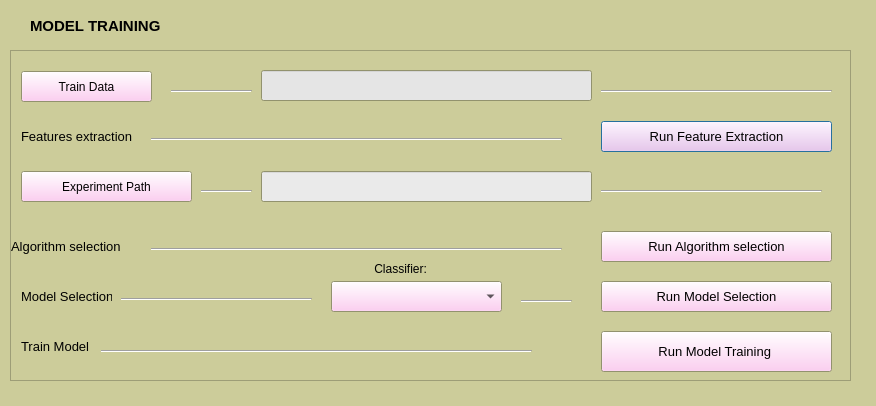
<?xml version="1.0" encoding="UTF-8"?>
<ui version="4.0">
 <class>Dialog</class>
 <widget class="QDialog" name="Dialog">
  <property name="geometry">
   <rect>
    <x>0</x>
    <y>0</y>
    <width>876</width>
    <height>406</height>
   </rect>
  </property>
  <property name="palette">
   <palette>
    <active>
     <colorrole role="Base">
      <brush brushstyle="SolidPattern">
       <color alpha="255">
        <red>236</red>
        <green>236</green>
        <blue>236</blue>
       </color>
      </brush>
     </colorrole>
     <colorrole role="Window">
      <brush brushstyle="SolidPattern">
       <color alpha="255">
        <red>204</red>
        <green>204</green>
        <blue>154</blue>
       </color>
      </brush>
     </colorrole>
    </active>
    <inactive>
     <colorrole role="Base">
      <brush brushstyle="SolidPattern">
       <color alpha="255">
        <red>236</red>
        <green>236</green>
        <blue>236</blue>
       </color>
      </brush>
     </colorrole>
     <colorrole role="Window">
      <brush brushstyle="SolidPattern">
       <color alpha="255">
        <red>204</red>
        <green>204</green>
        <blue>154</blue>
       </color>
      </brush>
     </colorrole>
    </inactive>
    <disabled>
     <colorrole role="Base">
      <brush brushstyle="SolidPattern">
       <color alpha="255">
        <red>204</red>
        <green>204</green>
        <blue>154</blue>
       </color>
      </brush>
     </colorrole>
     <colorrole role="Window">
      <brush brushstyle="SolidPattern">
       <color alpha="255">
        <red>204</red>
        <green>204</green>
        <blue>154</blue>
       </color>
      </brush>
     </colorrole>
    </disabled>
   </palette>
  </property>
  <property name="windowTitle">
   <string>Training Section</string>
  </property>
  <widget class="QLabel" name="label_9">
   <property name="geometry">
    <rect>
     <x>30</x>
     <y>10</y>
     <width>141</width>
     <height>31</height>
    </rect>
   </property>
   <property name="font">
    <font>
     <pointsize>11</pointsize>
     <weight>75</weight>
     <bold>true</bold>
    </font>
   </property>
   <property name="text">
    <string>MODEL TRAINING</string>
   </property>
  </widget>
  <widget class="QScrollArea" name="scrollArea">
   <property name="geometry">
    <rect>
     <x>10</x>
     <y>50</y>
     <width>841</width>
     <height>331</height>
    </rect>
   </property>
   <property name="palette">
    <palette>
     <active>
      <colorrole role="Button">
       <brush brushstyle="SolidPattern">
        <color alpha="255">
         <red>255</red>
         <green>193</green>
         <blue>239</blue>
        </color>
       </brush>
      </colorrole>
     </active>
     <inactive>
      <colorrole role="Button">
       <brush brushstyle="SolidPattern">
        <color alpha="255">
         <red>255</red>
         <green>193</green>
         <blue>239</blue>
        </color>
       </brush>
      </colorrole>
     </inactive>
     <disabled>
      <colorrole role="Button">
       <brush brushstyle="SolidPattern">
        <color alpha="255">
         <red>255</red>
         <green>193</green>
         <blue>239</blue>
        </color>
       </brush>
      </colorrole>
     </disabled>
    </palette>
   </property>
   <property name="frameShadow">
    <enum>QFrame::Raised</enum>
   </property>
   <property name="widgetResizable">
    <bool>true</bool>
   </property>
   <widget class="QWidget" name="scrollAreaWidgetContents">
    <property name="geometry">
     <rect>
      <x>0</x>
      <y>0</y>
      <width>839</width>
      <height>329</height>
     </rect>
    </property>
    <widget class="QLabel" name="label_8">
     <property name="geometry">
      <rect>
       <x>30</x>
       <y>-20</y>
       <width>121</width>
       <height>31</height>
      </rect>
     </property>
     <property name="text">
      <string>MODEL TRAINING</string>
     </property>
    </widget>
    <widget class="QLabel" name="label_7">
     <property name="geometry">
      <rect>
       <x>10</x>
       <y>70</y>
       <width>121</width>
       <height>31</height>
      </rect>
     </property>
     <property name="font">
      <font>
       <pointsize>10</pointsize>
      </font>
     </property>
     <property name="text">
      <string>Features extraction</string>
     </property>
    </widget>
    <widget class="QPushButton" name="featureextractionbtn">
     <property name="geometry">
      <rect>
       <x>590</x>
       <y>70</y>
       <width>231</width>
       <height>31</height>
      </rect>
     </property>
     <property name="font">
      <font>
       <pointsize>10</pointsize>
      </font>
     </property>
     <property name="cursor">
      <cursorShape>PointingHandCursor</cursorShape>
     </property>
     <property name="text">
      <string>Run Feature Extraction</string>
     </property>
    </widget>
    <widget class="QLineEdit" name="exppahchoosenfile">
     <property name="geometry">
      <rect>
       <x>250</x>
       <y>120</y>
       <width>331</width>
       <height>31</height>
      </rect>
     </property>
     <property name="palette">
      <palette>
       <active>
        <colorrole role="Base">
         <brush brushstyle="SolidPattern">
          <color alpha="255">
           <red>234</red>
           <green>234</green>
           <blue>234</blue>
          </color>
         </brush>
        </colorrole>
       </active>
       <inactive>
        <colorrole role="Base">
         <brush brushstyle="SolidPattern">
          <color alpha="255">
           <red>234</red>
           <green>234</green>
           <blue>234</blue>
          </color>
         </brush>
        </colorrole>
       </inactive>
       <disabled>
        <colorrole role="Base">
         <brush brushstyle="SolidPattern">
          <color alpha="255">
           <red>204</red>
           <green>204</green>
           <blue>154</blue>
          </color>
         </brush>
        </colorrole>
       </disabled>
      </palette>
     </property>
     <property name="font">
      <font>
       <pointsize>9</pointsize>
      </font>
     </property>
     <property name="readOnly">
      <bool>true</bool>
     </property>
     <property name="clearButtonEnabled">
      <bool>true</bool>
     </property>
    </widget>
    <widget class="QPushButton" name="exppahchoosenfilebtn">
     <property name="geometry">
      <rect>
       <x>10</x>
       <y>120</y>
       <width>171</width>
       <height>31</height>
      </rect>
     </property>
     <property name="font">
      <font>
       <pointsize>9</pointsize>
      </font>
     </property>
     <property name="cursor">
      <cursorShape>PointingHandCursor</cursorShape>
     </property>
     <property name="whatsThis">
      <string>&lt;html&gt;&lt;head/&gt;&lt;body&gt;&lt;p&gt;&lt;span style=&quot; font-size:10pt;&quot;&gt;Set the experiment path to the file created from the previous step (features extraction)&lt;/span&gt;&lt;/p&gt;&lt;/body&gt;&lt;/html&gt;</string>
     </property>
     <property name="text">
      <string>Experiment Path</string>
     </property>
    </widget>
    <widget class="QComboBox" name="clasifiercomboBox">
     <property name="geometry">
      <rect>
       <x>320</x>
       <y>230</y>
       <width>171</width>
       <height>31</height>
      </rect>
     </property>
     <property name="font">
      <font>
       <pointsize>9</pointsize>
      </font>
     </property>
     <property name="cursor">
      <cursorShape>PointingHandCursor</cursorShape>
     </property>
    </widget>
    <widget class="Line" name="line">
     <property name="geometry">
      <rect>
       <x>140</x>
       <y>80</y>
       <width>411</width>
       <height>16</height>
      </rect>
     </property>
     <property name="orientation">
      <enum>Qt::Horizontal</enum>
     </property>
    </widget>
    <widget class="Line" name="line_2">
     <property name="geometry">
      <rect>
       <x>140</x>
       <y>190</y>
       <width>411</width>
       <height>16</height>
      </rect>
     </property>
     <property name="orientation">
      <enum>Qt::Horizontal</enum>
     </property>
    </widget>
    <widget class="Line" name="line_3">
     <property name="geometry">
      <rect>
       <x>110</x>
       <y>240</y>
       <width>191</width>
       <height>16</height>
      </rect>
     </property>
     <property name="orientation">
      <enum>Qt::Horizontal</enum>
     </property>
    </widget>
    <widget class="Line" name="line_4">
     <property name="geometry">
      <rect>
       <x>510</x>
       <y>240</y>
       <width>51</width>
       <height>20</height>
      </rect>
     </property>
     <property name="orientation">
      <enum>Qt::Horizontal</enum>
     </property>
    </widget>
    <widget class="Line" name="line_5">
     <property name="geometry">
      <rect>
       <x>90</x>
       <y>290</y>
       <width>431</width>
       <height>20</height>
      </rect>
     </property>
     <property name="orientation">
      <enum>Qt::Horizontal</enum>
     </property>
    </widget>
    <widget class="QLabel" name="label_6">
     <property name="geometry">
      <rect>
       <x>0</x>
       <y>180</y>
       <width>111</width>
       <height>31</height>
      </rect>
     </property>
     <property name="font">
      <font>
       <pointsize>10</pointsize>
      </font>
     </property>
     <property name="text">
      <string>Algorithm selection</string>
     </property>
    </widget>
    <widget class="QLabel" name="label_4">
     <property name="geometry">
      <rect>
       <x>10</x>
       <y>230</y>
       <width>91</width>
       <height>31</height>
      </rect>
     </property>
     <property name="font">
      <font>
       <pointsize>10</pointsize>
      </font>
     </property>
     <property name="text">
      <string>Model Selection</string>
     </property>
    </widget>
    <widget class="QLabel" name="label_5">
     <property name="geometry">
      <rect>
       <x>10</x>
       <y>270</y>
       <width>71</width>
       <height>51</height>
      </rect>
     </property>
     <property name="font">
      <font>
       <pointsize>10</pointsize>
      </font>
     </property>
     <property name="text">
      <string>Train Model</string>
     </property>
    </widget>
    <widget class="QLabel" name="label">
     <property name="geometry">
      <rect>
       <x>340</x>
       <y>210</y>
       <width>101</width>
       <height>16</height>
      </rect>
     </property>
     <property name="font">
      <font>
       <pointsize>9</pointsize>
       <italic>false</italic>
      </font>
     </property>
     <property name="frameShape">
      <enum>QFrame::NoFrame</enum>
     </property>
     <property name="frameShadow">
      <enum>QFrame::Raised</enum>
     </property>
     <property name="midLineWidth">
      <number>2</number>
     </property>
     <property name="text">
      <string>       Classifier:</string>
     </property>
    </widget>
    <widget class="QPushButton" name="algorithmselectionbtn">
     <property name="geometry">
      <rect>
       <x>590</x>
       <y>180</y>
       <width>231</width>
       <height>31</height>
      </rect>
     </property>
     <property name="font">
      <font>
       <pointsize>10</pointsize>
      </font>
     </property>
     <property name="cursor">
      <cursorShape>PointingHandCursor</cursorShape>
     </property>
     <property name="text">
      <string>Run Algorithm selection</string>
     </property>
    </widget>
    <widget class="QPushButton" name="modelselectionbtn">
     <property name="geometry">
      <rect>
       <x>590</x>
       <y>230</y>
       <width>231</width>
       <height>31</height>
      </rect>
     </property>
     <property name="font">
      <font>
       <pointsize>10</pointsize>
      </font>
     </property>
     <property name="cursor">
      <cursorShape>PointingHandCursor</cursorShape>
     </property>
     <property name="text">
      <string>Run Model Selection</string>
     </property>
    </widget>
    <widget class="QPushButton" name="trainmodelbtn">
     <property name="geometry">
      <rect>
       <x>590</x>
       <y>280</y>
       <width>231</width>
       <height>41</height>
      </rect>
     </property>
     <property name="font">
      <font>
       <pointsize>10</pointsize>
      </font>
     </property>
     <property name="cursor">
      <cursorShape>PointingHandCursor</cursorShape>
     </property>
     <property name="text">
      <string>Run Model Training </string>
     </property>
    </widget>
    <widget class="Line" name="line_6">
     <property name="geometry">
      <rect>
       <x>190</x>
       <y>130</y>
       <width>51</width>
       <height>20</height>
      </rect>
     </property>
     <property name="orientation">
      <enum>Qt::Horizontal</enum>
     </property>
    </widget>
    <widget class="QPushButton" name="choose_train_data_btn">
     <property name="geometry">
      <rect>
       <x>10</x>
       <y>20</y>
       <width>131</width>
       <height>31</height>
      </rect>
     </property>
     <property name="font">
      <font>
       <pointsize>9</pointsize>
      </font>
     </property>
     <property name="cursor">
      <cursorShape>PointingHandCursor</cursorShape>
     </property>
     <property name="whatsThis">
      <string>&lt;html&gt;&lt;head/&gt;&lt;body&gt;&lt;p&gt;Select the input csv file that is going to be used during training.&lt;/p&gt;&lt;/body&gt;&lt;/html&gt;</string>
     </property>
     <property name="text">
      <string>Train Data</string>
     </property>
    </widget>
    <widget class="Line" name="line_7">
     <property name="geometry">
      <rect>
       <x>160</x>
       <y>30</y>
       <width>81</width>
       <height>20</height>
      </rect>
     </property>
     <property name="orientation">
      <enum>Qt::Horizontal</enum>
     </property>
    </widget>
    <widget class="QLineEdit" name="chosen_train_data">
     <property name="geometry">
      <rect>
       <x>250</x>
       <y>19</y>
       <width>331</width>
       <height>31</height>
      </rect>
     </property>
     <property name="palette">
      <palette>
       <active>
        <colorrole role="Base">
         <brush brushstyle="SolidPattern">
          <color alpha="255">
           <red>229</red>
           <green>229</green>
           <blue>229</blue>
          </color>
         </brush>
        </colorrole>
       </active>
       <inactive>
        <colorrole role="Base">
         <brush brushstyle="SolidPattern">
          <color alpha="255">
           <red>229</red>
           <green>229</green>
           <blue>229</blue>
          </color>
         </brush>
        </colorrole>
       </inactive>
       <disabled>
        <colorrole role="Base">
         <brush brushstyle="SolidPattern">
          <color alpha="255">
           <red>204</red>
           <green>204</green>
           <blue>154</blue>
          </color>
         </brush>
        </colorrole>
       </disabled>
      </palette>
     </property>
     <property name="font">
      <font>
       <pointsize>9</pointsize>
      </font>
     </property>
     <property name="readOnly">
      <bool>false</bool>
     </property>
     <property name="clearButtonEnabled">
      <bool>true</bool>
     </property>
    </widget>
    <widget class="Line" name="line_8">
     <property name="geometry">
      <rect>
       <x>590</x>
       <y>30</y>
       <width>231</width>
       <height>20</height>
      </rect>
     </property>
     <property name="orientation">
      <enum>Qt::Horizontal</enum>
     </property>
    </widget>
    <widget class="Line" name="line_9">
     <property name="geometry">
      <rect>
       <x>590</x>
       <y>130</y>
       <width>221</width>
       <height>20</height>
      </rect>
     </property>
     <property name="orientation">
      <enum>Qt::Horizontal</enum>
     </property>
    </widget>
   </widget>
  </widget>
 </widget>
 <resources/>
 <connections/>
</ui>
